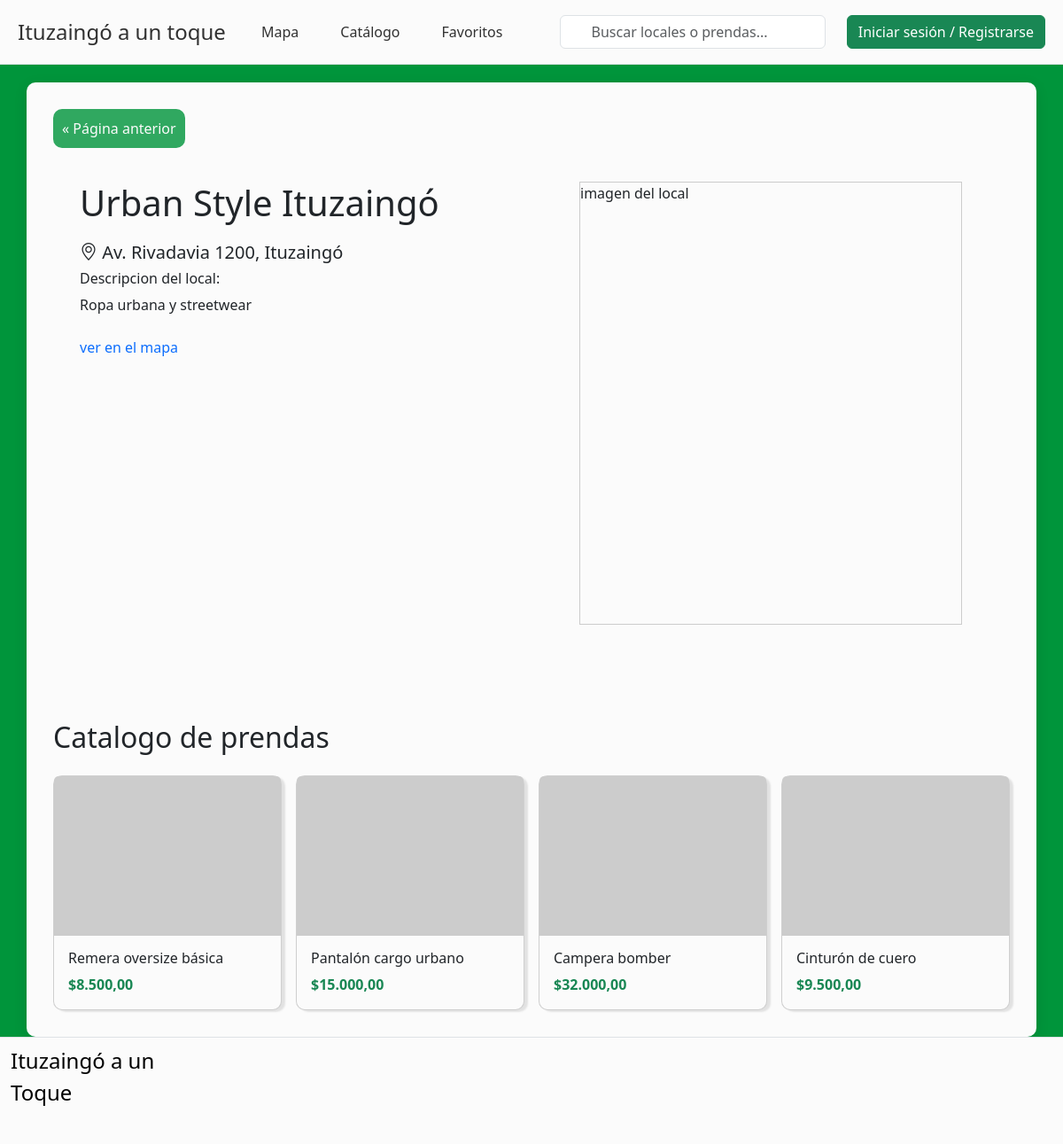
The page /index.php?pagina=local&id=1 on the database its author committed.
### tables this page shows
CREATE TABLE `locales` (
  `id` int(11) NOT NULL,
  `usuario_id` int(11) NOT NULL,
  `nombre_local` varchar(100) NOT NULL,
  `direccion` varchar(255) NOT NULL,
  `entre_calles` varchar(255) DEFAULT NULL,
  `descripcion` text DEFAULT NULL,
  `imagen_portada` varchar(255) DEFAULT NULL,
  `latitud` decimal(10,7) DEFAULT NULL,
  `longitud` decimal(10,7) DEFAULT NULL,
  `horario_texto` varchar(255) DEFAULT NULL,
  `categoria_id` int(11) DEFAULT NULL,
  `creado_en` timestamp NOT NULL DEFAULT current_timestamp(),
  `instagram` varchar(255) DEFAULT NULL,
  `whatsapp` varchar(20) DEFAULT NULL,
  `facebook` varchar(255) DEFAULT NULL,
  `tiktok` varchar(255) DEFAULT NULL
);

CREATE TABLE `productos` (
  `id` int(11) NOT NULL,
  `local_id` int(11) NOT NULL,
  `nombre_producto` varchar(100) NOT NULL,
  `descripcion` text DEFAULT NULL,
  `precio` decimal(10,2) NOT NULL,
  `categoria_id` int(11) DEFAULT NULL,
  `creado_en` timestamp NOT NULL DEFAULT current_timestamp()
);

### local.php (the view, shortened to what this page needs)
<?php
include 'conexion.php';
$local_id = isset($_GET['id']) ? (int) $_GET['id'] : 0;
$sql = "SELECT id, usuario_id, nombre_local, direccion, entre_calles, descripcion, instagram, whatsapp, facebook, tiktok
        FROM locales WHERE id = ?";
$stmt = $conexion->prepare($sql);
$stmt->bind_param("i", $local_id);
$stmt->execute();
$local = $stmt->get_result()->fetch_assoc();
$imagenesLocal = [];
$productos = [];
if ($local) {
    $sqlProd = "SELECT p.id, p.nombre_producto, p.precio,
                       (SELECT ip.ruta FROM imagenes_producto ip
                        WHERE ip.producto_id = p.id
                        ORDER BY ip.orden ASC LIMIT 1) AS imagen_ruta
                FROM productos p
                WHERE p.local_id = ?
                ORDER BY p.creado_en DESC";
    $stmtProd = $conexion->prepare($sqlProd);
    $stmtProd->bind_param("i", $local_id);
    $stmtProd->execute();
    $resProd = $stmtProd->get_result();
    while ($fila = $resProd->fetch_assoc()) {
        $productos[] = $fila;
    }
}
?>
<div class="caja-local-prenda">
    <a href="#" class="volver-atras d-inline-block mb-3 text-decoration-none">&laquo; Página anterior</a>
    <?php if (!$local): ?>
        <p class="text-muted">No encontramos ese local.</p>
    <?php else: ?>
        <div class="superior">
            <div class="caja1">
                <div id="nombre-local" class="d-flex align-items-center gap-3">
    <h1 class="mb-0"><?php echo htmlspecialchars($local['nombre_local']); ?></h1>
</div>
                <div class="direccion-local">
                    <h5><i class="bi bi-geo-alt"></i> <?php echo htmlspecialchars($local['direccion']); ?></h5>
                </div>
                <div id="descripcion-local">
                    <h6>Descripcion del local:</h6>
                    <p>
                        <?php echo $local['descripcion']
                            ? nl2br(htmlspecialchars($local['descripcion']))
                            : 'Este local todavía no cargó una descripción.'; ?>
                    </p>
                </div>
                <a href="index.php?pagina=mapa" id="ver-en-mapa" class="enlace-interno d-inline-block text-center text-decoration-none">
                    ver en el mapa
                </a>
            </div>
            <div class="caja2">
    <div id="imagen-local-prenda">
        <?php if (count($imagenesLocal) > 0): ?>
            <img id="imagen-local-grande" src="<?php echo htmlspecialchars($imagenesLocal[0]); ?>"
                 alt="<?php echo htmlspecialchars($local['nombre_local']); ?>"
                 style="width:100%; height:100%; object-fit:cover; border-radius: 8px;">
        <?php else: ?>
            <p>imagen del local</p>
        <?php endif; ?>
    </div>
</div>
        </div>
        <div class="inferior">
            <div>
                <h2>Catalogo de prendas</h2>
            </div>
            <div class="row g-3 mt-1">
                <?php if (count($productos) > 0): ?>
                    <?php foreach ($productos as $producto): ?>
                        <div class="col-6 col-lg-3">
                            <a href="index.php?pagina=prenda&id=<?php echo $producto['id']; ?>"
                               class="enlace-interno d-block text-decoration-none text-dark">
                                <div class="card h-100">
                                    <img src="<?php echo htmlspecialchars($producto['imagen_ruta']); ?>"
                                         class="card-img-top" style="height:180px; object-fit:cover;"
                                         alt="<?php echo htmlspecialchars($producto['nombre_producto']); ?>">
                                    <div class="card-body text-center">
                                        <h3 class="h6 text-start"><?php echo htmlspecialchars($producto['nombre_producto']); ?></h3>
                                        <p class="fw-bold text-success mb-0 text-start">
                                            $<?php echo number_format($producto['precio'], 2, ',', '.'); ?>
                                        </p>
                                    </div>
                                </div>
                            </a>
                        </div>
                    <?php endforeach; ?>
                <?php else: ?>
                    <p class="text-muted">Este local todavía no publicó productos.</p>
                <?php endif; ?>
            </div>
        </div>
    <?php endif; ?>
</div>

### style.css (style rules this page uses)
* { box-sizing: border-box; }
html, body { margin: 0; padding: 0; }
body { background:#00953c; display: flex; flex-direction: column; min-height: 100vh; }
.card { display: flex; flex-direction: column; width: 100%; background: #fbfbfb; border-radius: 10px; box-shadow: 4px 2px 2px rgba(0, 0, 0, 0.100); }
.card img { width:100%; height:250px; object-fit:cover; }
.caja-local-prenda { background-color: #fbfbfb; margin-top:0; max-width: 95%; min-height: 40%; padding: 30px; border-radius: 10px; box-shadow: 0 4px 15px rgba(0,0,0,0.1); margin:auto; margin-top: 20px; }
.superior { display:flex; justify-content:space-between; flex-direction:row; margin-top:2%; }
.caja1 { max-width: 100%; min-height: 40%; padding: 0px 30px 30px; flex: 1; }
.caja2 { max-width: 100%; min-height: 40%; padding: 0% 30px 30px; flex: 1; display:flex; flex-direction:column; align-items:center; }
#nombre-local { width: 100%; margin-bottom:20px; }
#descripcion-local { width: 90%; margin-bottom:5%; }
#imagen-local-prenda { border: 1px solid #ccc; width: 90%; height: 500px; margin-bottom: 5%; }
.inferior { margin-top:5%; }
.volver-atras { background-color: #00953cce; color:#fbfbfb; border-radius: 10px; padding: 10px; }

### rows shown on the page
locales: nombre_local "Urban Style Ituzaingó", direccion "Av. Rivadavia 1200, Ituzaingó", descripcion "Ropa urbana y streetwear"
productos: nombre_producto "Remera oversize básica", precio "8.500,00"
productos: nombre_producto "Pantalón cargo urbano", precio "15.000,00"
productos: nombre_producto "Campera bomber", precio "32.000,00"
productos: nombre_producto "Cinturón de cuero", precio "9.500,00"
